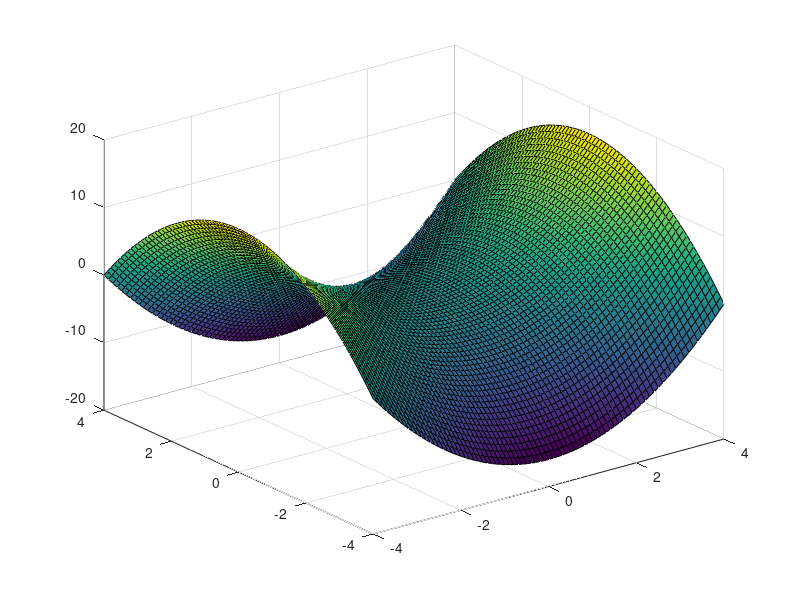

The MATLAB script that drew this image:

% Mesh 
mesh(peaks)

%% Mesh with contours
meshc(peaks)

%% Contours
contour(peaks)

%% Shaded 3D surface
surf(peaks)

%% 
[x,y]=meshgrid(-4:0.1:4)
z=x.^2-y.^2;
mesh(x,y,z)

%% Mesh with contours
meshc(x,y,z)

%% Contours
contour(x,y,z)

%% Shaded 3D surface
surf(x,y,z)
